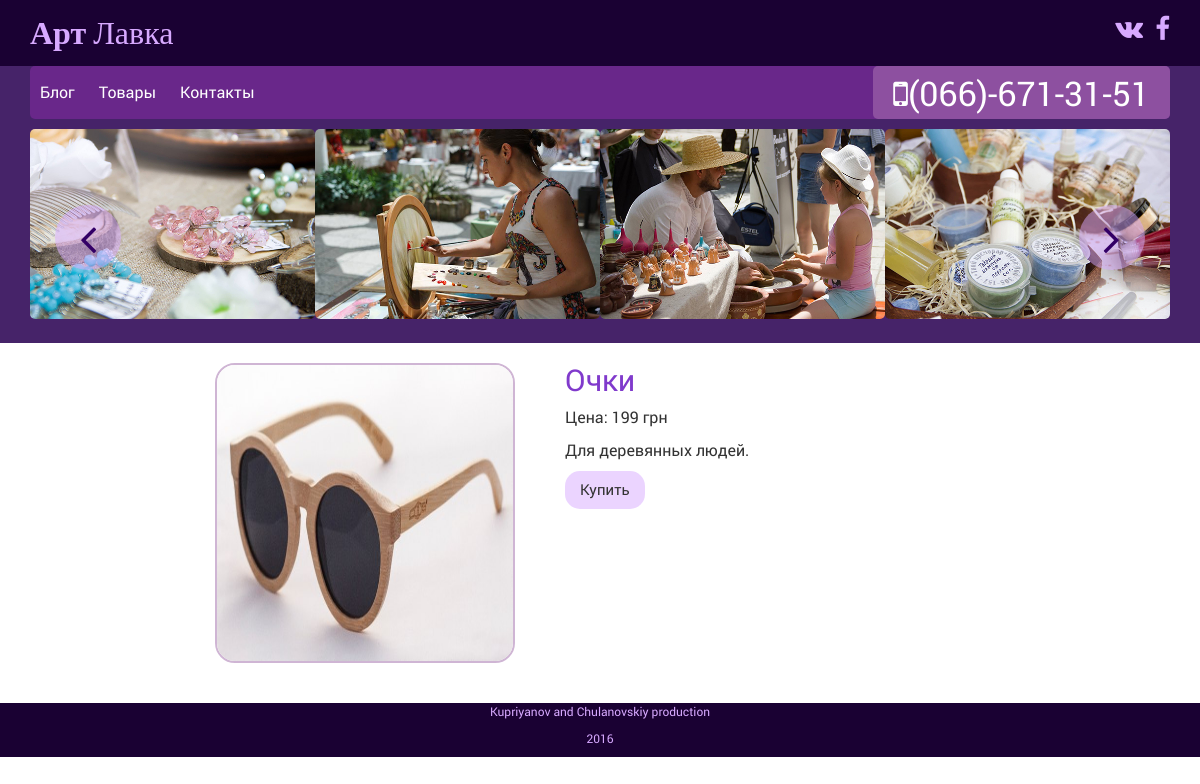
Page /store/3/ on the committed database.
### wood/models.py (models this page shows, shortened)
class Product(models.Model):
    name = models.CharField(max_length=100)
    image = models.ImageField(upload_to='img/shop/', default=None)
    description = models.TextField()
    price = models.PositiveIntegerField()
    category = models.ForeignKey('Category', on_delete=models.CASCADE, null=True)

### wood/views.py (the view)
# urls.py: url(r'^store/(?P<product_id>[0-9]+)/$', views.store_item, name='store_item'),
def store_item(request, product_id):
    get_product = Product.objects.get(id=product_id)
    purchase_form = PurchaseForm
    content = {'product': get_product, 'form': purchase_form}
    return render(request, 'wood/store_item.html', content)

### wood/templates/wood/store_item.html (shortened to what this page needs)
{% extends 'wood/base.html' %}
{% block content %}
    <div class="col-md-8 col-md-offset-2">
        <div class="store_item">
            <img src="{{ product.image.url }}" alt="{{ product.name }}">
            <h2>{{ product.name }}</h2>
            <p>Цена: {{ product.price }} грн</p>
            <p>{{ product.description }}</p>
            <button class="button" data-toggle="modal" data-target="#buy">
                Купить
            </button>
        </div>
    </div>
{% endblock %}

### wood/static/wood/css/main.css (style rules this page uses)
body { font-family: "RobotoRegular", sans-serif; font-size: 16px; }
h2, h3 { color: #803acc; font-family: 'RobotoRegular', sans-serif; }
.button { background-color: rgba(215, 169, 255, 0.5); border: none; border-radius: 15px; padding: 8px 15px; margin-bottom: 40px; text-align: center; text-decoration: none; display: inline-block; font-size: 15px; }
.store_item { margin: 20px 0 40px 0; }
.store_item img { float: left; border: solid 2px rgba(98, 10, 112, 0.3); border-radius: 20px; height: 300px; width: 300px; margin: 0 50px 40px 0; }
.store_item p { text-align: justify; }

### rows in the picture
Product: image (picture), name "Очки", price "199", description "Для деревянных людей."
